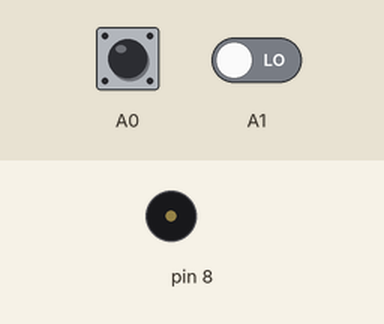
Simulated run of this sketch. Board: Arduino Uno, built with avr-gcc and run on an emulated ATmega328P. Shown: buzzer (waves = sounding). The inputs (shaded band) are chosen by the test bench; at power-on: A0 LOW, A1 LOW. What the sketch prints to the serial monitor is not drawn.

Above: at 1.2 s.
1.3 s: A0 driven HIGH
At 1.6 s:
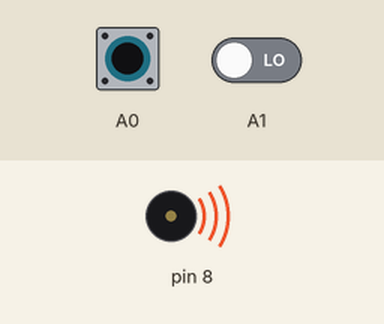
2.8 s: A0 pulsed LOW 2 times (0.12 s each, 0.3 s apart)
At 3.03 s:
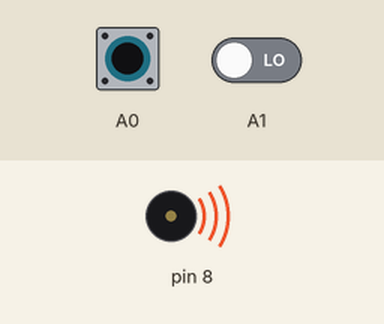
6.4 s: A0 driven LOW
At 7.1 s:
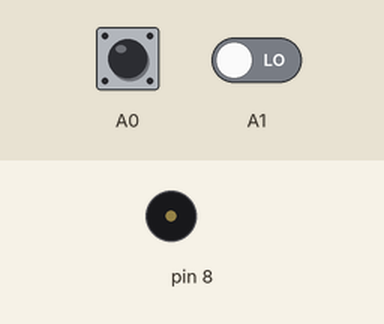
7.9 s: A1 driven HIGH
At 9.1 s:
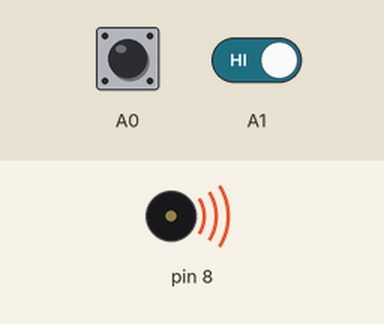
10.0 s: A1 driven LOW
At 10.8 s:
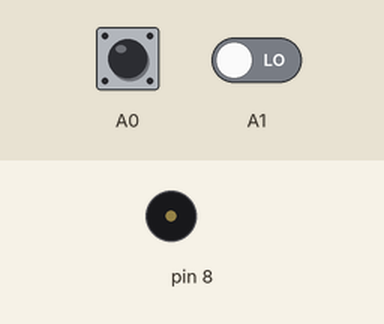
11.6 s: A0 driven HIGH and A1 driven HIGH
At 11.9 s:
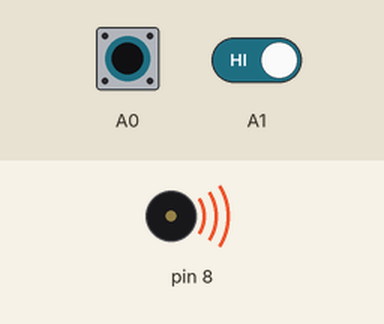
Timing chart, 0 to 14.6 s (numbered marks = the images above; inputs shaded):
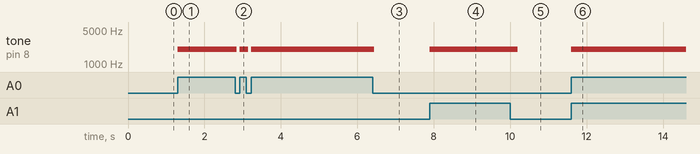

The sketch:

Morse_keyboard_project.ino
```cpp
//#include<Keyboard.h>
int button1State = 0;
int button2State = 0;
int lastButtonState = 0;
void setup(){
  pinMode(8,OUTPUT);
  pinMode(A0,INPUT);
  pinMode(A1,INPUT);
  Serial.begin(9600);
}

void loop(){
//  Keyboard.begin();
  button1State = digitalRead(A0);
  button2State = digitalRead(A1);
  if(button1State == 1 or button2State ==1){
//  Serial.print(button1State);
//  Serial.println(button2State);
    if(button1State == 1){
//      Keyboard.write('e');
      tone(8,2000,50);
      Serial.print("e");
      delay(10);
    }
    else{
      tone(8,2000,200);
      Serial.print("t");
      delay(10);
    }
    }
}
```

Measured:
- after the input at 1.3 s, tone on pin 8: silent → 2000 Hz at once
- after the input at 2.8 s, tone on pin 8: alternates 2000 Hz for 0.22 s and silent for 0.08 s, 4 changes in all, then stays 2000 Hz, starting after 0.05 s
- after the input at 6.4 s, tone on pin 8: 2000 Hz → silent at once
- after the input at 7.9 s, tone on pin 8: silent → 2000 Hz at once
- after the input at 10.0 s, tone on pin 8: 2000 Hz → silent after 0.20 s
- after the input at 11.6 s, tone on pin 8: silent → 2000 Hz at once
